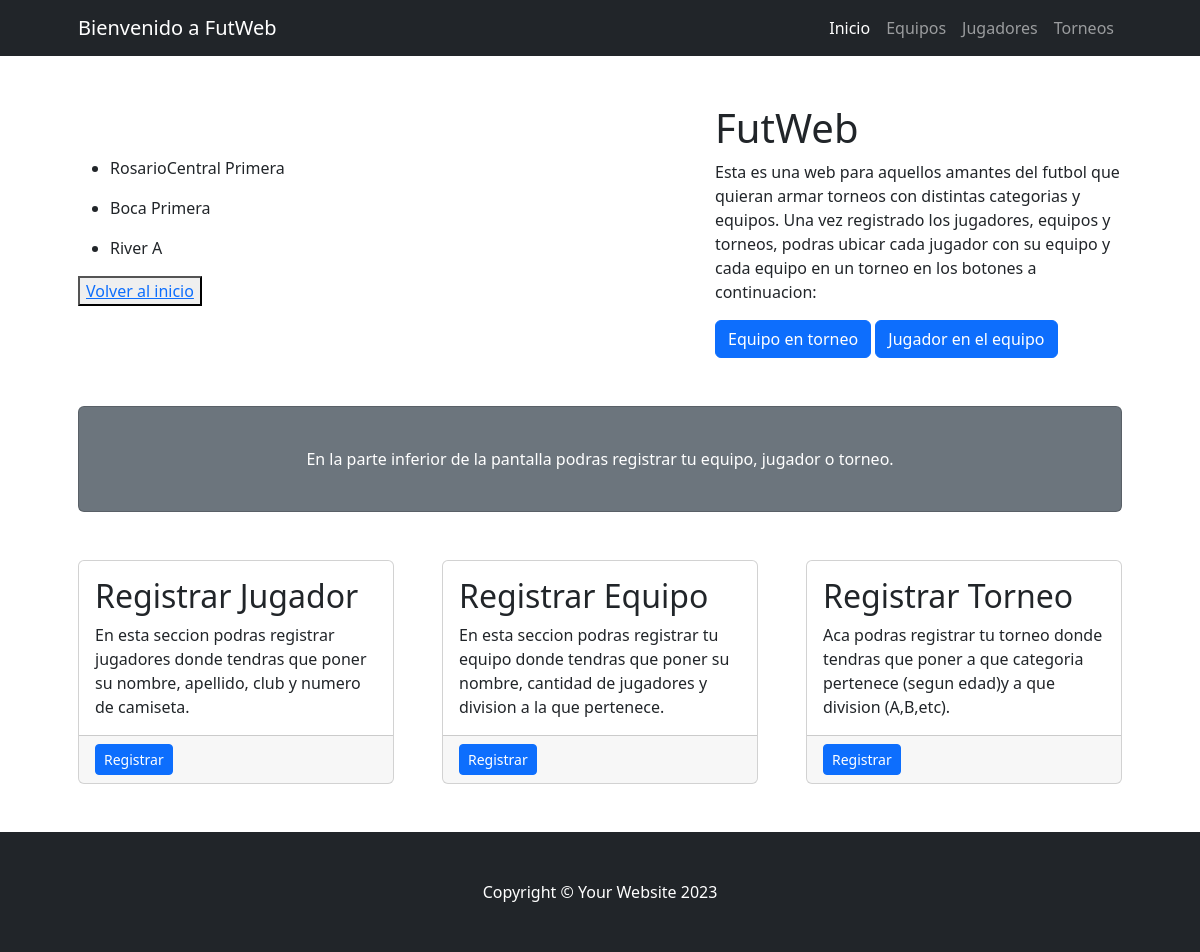
/Equipo/list, run on the app's committed database.
### Coder/models.py (models this page shows, shortened)
class Equipo(models.Model):
    nombre = models.CharField(max_length=100)
    jugadores = models.PositiveIntegerField()
    division = models.CharField(max_length=100)

### Coder/views.py (the view)
# urls.py: path("Equipo/list", views.equipo_list, name="equipo_list"),
def equipo_list(request):
    consulta =  models.Equipo.objects.all()
    contexto = {"Equipos": consulta}
    return render(request, "Coder/equipo_list.html", contexto)

### Coder/templates/Coder/equipo_list.html
{% extends 'Coder/base.html' %}
{% block contenido %}
    {% for equipo in Equipos %}
     <ul>
        <li>
            {{equipo.nombre}}
            {{equipo.division}}
        </li>
     </ul>
    {% endfor %}<button><a href="{% url 'index' %}">Volver al inicio</a></button>
{% endblock contenido %}

### data on the page
Equipo: nombre "RosarioCentral", division "Primera"
Equipo: nombre "Boca", division "Primera"
Equipo: nombre "River", division "A"
